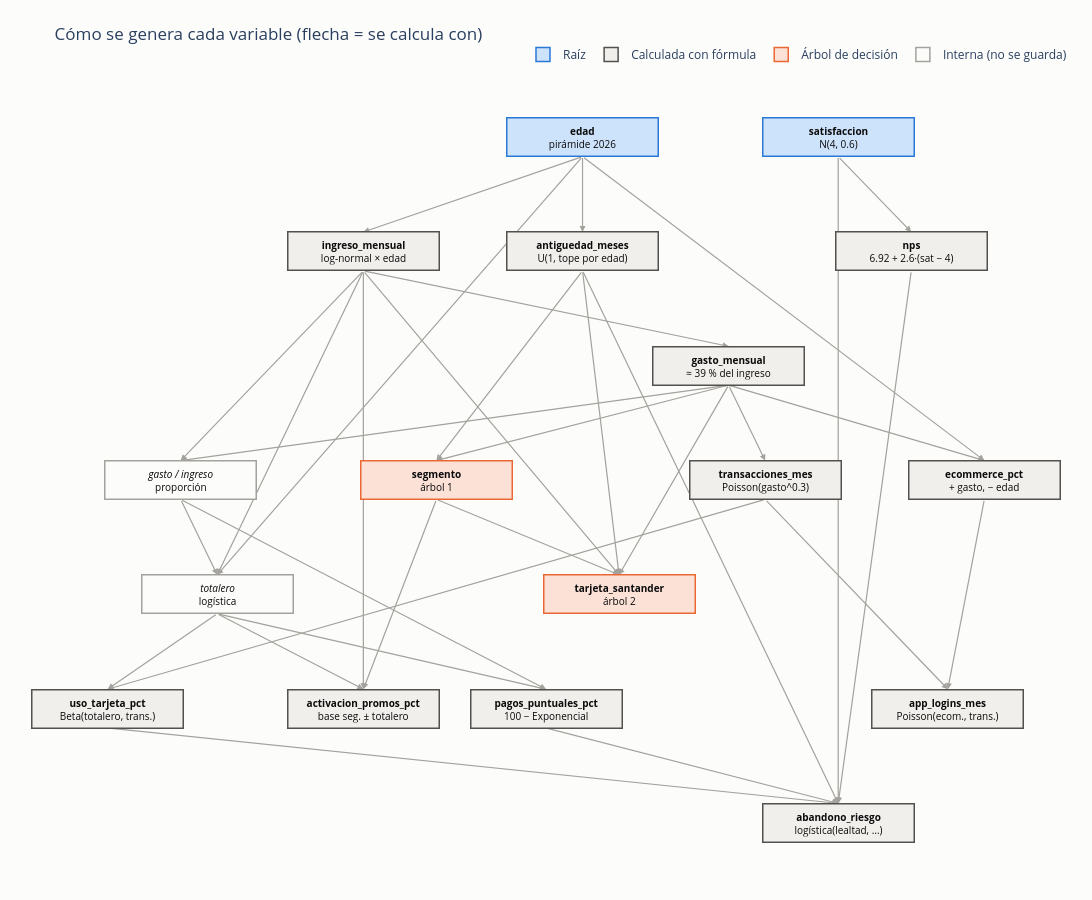

Notebook code cell kept with this figure:
### Markdown cell above
## Diagrama de generación

Cada caja es una variable y cada flecha significa **"se calcula con"**. Las filas siguen el orden de generación: arriba las raíces, abajo lo que depende de más cosas. Pasa el cursor sobre una caja para ver su fórmula. `customer_id` no depende de nada (C###### en orden) y no aparece.

- **Azul:** raíces (se muestrean solas).
- **Gris:** columnas del CSV calculadas con fórmula.
- **Naranja:** salen del árbol de decisión.
- **Blanco, en cursiva:** variables internas que no se guardan.

### Code cell
TIPOS = {  # tipo: (fondo, borde, etiqueta de la leyenda)
    "raiz": ("#cde2fb", "#2a78d6", "Raíz"),
    "formula": ("#f0efec", "#52514e", "Calculada con fórmula"),
    "arbol": ("#fbe1d6", "#eb6834", "Árbol de decisión"),
    "interna": ("#fcfcfb", "#a3a29c", "Interna (no se guarda)"),
}
# nombre: (x, fila, tipo, descripción corta, fórmula para el hover). Posiciones elegidas para que ninguna flecha cruce una caja.
DIAGRAMA = {
    "edad": (3.25, 0, "raiz", "pirámide 2026", "Grupo por pirámide México 2026 (18–75); edad uniforme dentro del grupo"),
    "satisfaccion": (5.0, 0, "raiz", "N(4, 0.6)", "clip(N(4, 0.6), 1, 5), un decimal"),
    "antiguedad_meses": (3.25, 1, "formula", "U(1, tope por edad)", "uniforme(1, min(180, (edad − 18)·12 + 1))"),
    "ingreso_mensual": (1.75, 1, "formula", "log-normal × edad", "29,100 · multiplicador(edad) · exp(N(0, 0.47))"),
    "nps": (5.5, 1, "formula", "6.92 + 2.6·(sat − 4)", "clamp(0, round(6.92 + 2.6·(satisfacción − 4) + N(0, 1.4)), 10)"),
    "gasto_mensual": (4.25, 2, "formula", "≈ 39 % del ingreso", "min(0.39 · ingreso · exp(N(0, 0.25) − 0.25²/2), 1.1 · ingreso)"),
    "gasto / ingreso": (0.5, 3, "interna", "proporción", "gasto_mensual / ingreso_mensual"),
    "segmento": (2.25, 3, "arbol", "árbol 1", "Premier: gasto ≥ 22k y antig ≥ 24 m · Select: gasto ≥ 15.5k y antig ≥ 12 m · Mass: resto"),
    "transacciones_mes": (4.5, 3, "formula", "Poisson(gasto^0.3)", "máx(1, Poisson(18 · (gasto / 11,100)^0.3))"),
    "ecommerce_pct": (6.0, 3, "formula", "+ gasto, − edad", "clamp(0, 50 + 12·z(ln gasto) − 0.55·(edad − 41) + N(0, 20), 100)"),
    "totalero": (0.75, 4, "interna", "logística", "P = logística(0.80 − 4·(gasto/ingreso − 0.39) + 0.6·ln(ingreso/27,140) + 0.012·(edad − 40))"),
    "tarjeta_santander": (3.5, 4, "arbol", "árbol 2", "Según segmento, ingreso, gasto y antigüedad (ver árbol 2 abajo)"),
    "pagos_puntuales_pct": (3.0, 5, "formula", "100 − Exponencial", "Totalero: 100 − Exp(1.5) · No-totalero: 100 − Exp(11) − 12·máx(0, gasto/ingreso − 0.39) · recorte [70, 100]"),
    "uso_tarjeta_pct": (0.0, 5, "formula", "Beta(totalero, trans.)", "Beta(media = (0.24 totalero | 0.60 no) · (transacciones/18)^0.3, concentración 6) · 100"),
    "activacion_promos_pct": (1.75, 5, "formula", "base seg. ± totalero", "clamp(0, base(seg) − 5·máx(0, ln(ingreso/media seg)) + (5 | −10 si totalero) + N(0, 18), 100)"),
    "app_logins_mes": (5.75, 5, "formula", "Poisson(ecom., trans.)", "máx(1, Poisson(2.5 + 0.06·ecommerce + 0.24·transacciones))"),
    "abandono_riesgo": (5.0, 6, "formula", "logística(lealtad, …)", "logística(1.12 − 0.045·lealtad + 1.3·[uso < 10] + 0.06·(100 − pagos) + N(0, 0.6)); lealtad = 40·min(antig, 36)/36 + 30·nps/10 + 30·sat/5"),
}
FLECHAS = [  # (de, a): "a" se calcula con "de"
    ("edad", "antiguedad_meses"), ("edad", "ingreso_mensual"), ("edad", "totalero"), ("edad", "ecommerce_pct"),
    ("satisfaccion", "nps"), ("satisfaccion", "abandono_riesgo"),
    ("antiguedad_meses", "segmento"), ("antiguedad_meses", "tarjeta_santander"), ("antiguedad_meses", "abandono_riesgo"),
    ("ingreso_mensual", "gasto_mensual"), ("ingreso_mensual", "gasto / ingreso"), ("ingreso_mensual", "totalero"),
    ("ingreso_mensual", "tarjeta_santander"), ("ingreso_mensual", "activacion_promos_pct"),
    ("gasto_mensual", "gasto / ingreso"), ("gasto_mensual", "segmento"), ("gasto_mensual", "tarjeta_santander"),
    ("gasto_mensual", "transacciones_mes"), ("gasto_mensual", "ecommerce_pct"),
    ("gasto / ingreso", "totalero"), ("gasto / ingreso", "pagos_puntuales_pct"),
    ("nps", "abandono_riesgo"),
    ("segmento", "tarjeta_santander"), ("segmento", "activacion_promos_pct"),
    ("totalero", "pagos_puntuales_pct"), ("totalero", "uso_tarjeta_pct"), ("totalero", "activacion_promos_pct"),
    ("transacciones_mes", "app_logins_mes"), ("transacciones_mes", "uso_tarjeta_pct"),
    ("ecommerce_pct", "app_logins_mes"),
    ("pagos_puntuales_pct", "abandono_riesgo"), ("uso_tarjeta_pct", "abandono_riesgo"),
]
# Chequeo: el diagrama cubre todas las columnas del CSV (menos customer_id) y cada flecha une nodos existentes
assert set(DIAGRAMA) - {"gasto / ingreso", "totalero"} == set(COLUMNAS) - {"customer_id"}
assert all(a in DIAGRAMA and b in DIAGRAMA for a, b in FLECHAS)

MEDIO_ALTO = 0.17   # media altura de una caja, en unidades de fila
fig = go.Figure()
for a, b in FLECHAS:
    (xa, fa, *_), (xb, fb, *_) = DIAGRAMA[a], DIAGRAMA[b]
    fig.add_annotation(x=xb, y=-fb + MEDIO_ALTO, ax=xa, ay=-fa - MEDIO_ALTO, xref="x", yref="y", axref="x", ayref="y",
                       text="", showarrow=True, arrowhead=2, arrowsize=1, arrowwidth=1.2, arrowcolor="#a3a29c")
for nombre, (x, fila, tipo, corto, formula) in DIAGRAMA.items():
    fondo, borde, _ = TIPOS[tipo]
    titulo = f"<i>{nombre}</i>" if tipo == "interna" else f"<b>{nombre}</b>"
    fig.add_annotation(x=x, y=-fila, text=f"{titulo}<br>{corto}", showarrow=False, width=140, align="center",
                       borderpad=5, font=dict(size=10, color="#0b0b0b"), bgcolor=fondo, bordercolor=borde, borderwidth=1.5,
                       hovertext=f"{nombre}: {formula}", hoverlabel=dict(bgcolor="white"))
for tipo, (fondo, borde, etiqueta) in TIPOS.items():   # leyenda
    fig.add_scatter(x=[None], y=[None], mode="markers", name=etiqueta,
                    marker=dict(symbol="square", size=14, color=fondo, line=dict(color=borde, width=1.5)))
fig.update_xaxes(visible=False, range=[-0.6, 6.6])
fig.update_yaxes(visible=False, range=[-6.5, 0.5])
fig.update_layout(title="Cómo se genera cada variable (flecha = se calcula con)", width=1300, height=900,
                  plot_bgcolor="#fcfcfb", paper_bgcolor="#fcfcfb", margin=dict(l=20, r=20, t=80, b=20),
                  legend=dict(orientation="h", y=1.05, x=1, xanchor="right"))
fig.show()

### Figure 1 — Plotly figure (JSON) as saved in the notebook; plotly's stock layout.template omitted (floating-point values rounded to 4 significant figures)
{"data": [{"marker": {"color": "#cde2fb", "line": {"color": "#2a78d6", "width": 1.5}, "size": 14, "symbol": "square"}, "mode": "markers", "name": "Raíz", "type": "scatter", "x": [null], "y": [null]}, {"marker": {"color": "#f0efec", "line": {"color": "#52514e", "width": 1.5}, "size": 14, "symbol": "square"}, "mode": "markers", "name": "Calculada con fórmula", "type": "scatter", "x": [null], "y": [null]}, {"marker": {"color": "#fbe1d6", "line": {"color": "#eb6834", "width": 1.5}, "size": 14, "symbol": "square"}, "mode": "markers", "name": "Árbol de decisión", "type": "scatter", "x": [null], "y": [null]}, {"marker": {"color": "#fcfcfb", "line": {"color": "#a3a29c", "width": 1.5}, "size": 14, "symbol": "square"}, "mode": "markers", "name": "Interna (no se guarda)", "type": "scatter", "x": [null], "y": [null]}], "layout": {"annotations": [{"arrowcolor": "#a3a29c", "arrowhead": 2, "arrowsize": 1, "arrowwidth": 1.2, "ax": 3.25, "axref": "x", "ay": -0.17, "ayref": "y", "showarrow": true, "text": "", "x": 3.25, "xref": "x", "y": -0.83, "yref": "y"}, {"arrowcolor": "#a3a29c", "arrowhead": 2, "arrowsize": 1, "arrowwidth": 1.2, "ax": 3.25, "axref": "x", "ay": -0.17, "ayref": "y", "showarrow": true, "text": "", "x": 1.75, "xref": "x", "y": -0.83, "yref": "y"}, {"arrowcolor": "#a3a29c", "arrowhead": 2, "arrowsize": 1, "arrowwidth": 1.2, "ax": 3.25, "axref": "x", "ay": -0.17, "ayref": "y", "showarrow": true, "text": "", "x": 0.75, "xref": "x", "y": -3.83, "yref": "y"}, {"arrowcolor": "#a3a29c", "arrowhead": 2, "arrowsize": 1, "arrowwidth": 1.2, "ax": 3.25, "axref": "x", "ay": -0.17, "ayref": "y", "showarrow": true, "text": "", "x": 6.0, "xref": "x", "y": -2.83, "yref": "y"}, {"arrowcolor": "#a3a29c", "arrowhead": 2, "arrowsize": 1, "arrowwidth": 1.2, "ax": 5.0, "axref": "x", "ay": -0.17, "ayref": "y", "showarrow": true, "text": "", "x": 5.5, "xref": "x", "y": -0.83, "yref": "y"}, {"arrowcolor": "#a3a29c", "arrowhead": 2, "arrowsize": 1, "arrowwidth": 1.2, "ax": 5.0, "axref": "x", "ay": -0.17, "ayref": "y", "showarrow": true, "text": "", "x": 5.0, "xref": "x", "y": -5.83, "yref": "y"}, {"arrowcolor": "#a3a29c", "arrowhead": 2, "arrowsize": 1, "arrowwidth": 1.2, "ax": 3.25, "axref": "x", "ay": -1.17, "ayref": "y", "showarrow": true, "text": "", "x": 2.25, "xref": "x", "y": -2.83, "yref": "y"}, {"arrowcolor": "#a3a29c", "arrowhead": 2, "arrowsize": 1, "arrowwidth": 1.2, "ax": 3.25, "axref": "x", "ay": -1.17, "ayref": "y", "showarrow": true, "text": "", "x": 3.5, "xref": "x", "y": -3.83, "yref": "y"}, {"arrowcolor": "#a3a29c", "arrowhead": 2, "arrowsize": 1, "arrowwidth": 1.2, "ax": 3.25, "axref": "x", "ay": -1.17, "ayref": "y", "showarrow": true, "text": "", "x": 5.0, "xref": "x", "y": -5.83, "yref": "y"}, {"arrowcolor": "#a3a29c", "arrowhead": 2, "arrowsize": 1, "arrowwidth": 1.2, "ax": 1.75, "axref": "x", "ay": -1.17, "ayref": "y", "showarrow": true, "text": "", "x": 4.25, "xref": "x", "y": -1.83, "yref": "y"}, {"arrowcolor": "#a3a29c", "arrowhead": 2, "arrowsize": 1, "arrowwidth": 1.2, "ax": 1.75, "axref": "x", "ay": -1.17, "ayref": "y", "showarrow": true, "text": "", "x": 0.5, "xref": "x", "y": -2.83, "yref": "y"}, {"arrowcolor": "#a3a29c", "arrowhead": 2, "arrowsize": 1, "arrowwidth": 1.2, "ax": 1.75, "axref": "x", "ay": -1.17, "ayref": "y", "showarrow": true, "text": "", "x": 0.75, "xref": "x", "y": -3.83, "yref": "y"}, {"arrowcolor": "#a3a29c", "arrowhead": 2, "arrowsize": 1, "arrowwidth": 1.2, "ax": 1.75, "axref": "x", "ay": -1.17, "ayref": "y", "showarrow": true, "text": "", "x": 3.5, "xref": "x", "y": -3.83, "yref": "y"}, {"arrowcolor": "#a3a29c", "arrowhead": 2, "arrowsize": 1, "arrowwidth": 1.2, "ax": 1.75, "axref": "x", "ay": -1.17, "ayref": "y", "showarrow": true, "text": "", "x": 1.75, "xref": "x", "y": -4.83, "yref": "y"}, {"arrowcolor": "#a3a29c", "arrowhead": 2, "arrowsize": 1, "arrowwidth": 1.2, "ax": 4.25, "axref": "x", "ay": -2.17, "ayref": "y", "showarrow": true, "text": "", "x": 0.5, "xref": "x", "y": -2.83, "yref": "y"}, {"arrowcolor": "#a3a29c", "arrowhead": 2, "arrowsize": 1, "arrowwidth": 1.2, "ax": 4.25, "axref": "x", "ay": -2.17, "ayref": "y", "showarrow": true, "text": "", "x": 2.25, "xref": "x", "y": -2.83, "yref": "y"}, {"arrowcolor": "#a3a29c", "arrowhead": 2, "arrowsize": 1, "arrowwidth": 1.2, "ax": 4.25, "axref": "x", "ay": -2.17, "ayref": "y", "showarrow": true, "text": "", "x": 3.5, "xref": "x", "y": -3.83, "yref": "y"}, {"arrowcolor": "#a3a29c", "arrowhead": 2, "arrowsize": 1, "arrowwidth": 1.2, "ax": 4.25, "axref": "x", "ay": -2.17, "ayref": "y", "showarrow": true, "text": "", "x": 4.5, "xref": "x", "y": -2.83, "yref": "y"}, {"arrowcolor": "#a3a29c", "arrowhead": 2, "arrowsize": 1, "arrowwidth": 1.2, "ax": 4.25, "axref": "x", "ay": -2.17, "ayref": "y", "showarrow": true, "text": "", "x": 6.0, "xref": "x", "y": -2.83, "yref": "y"}, {"arrowcolor": "#a3a29c", "arrowhead": 2, "arrowsize": 1, "arrowwidth": 1.2, "ax": 0.5, "axref": "x", "ay": -3.17, "ayref": "y", "showarrow": true, "text": "", "x": 0.75, "xref": "x", "y": -3.83, "yref": "y"}, {"arrowcolor": "#a3a29c", "arrowhead": 2, "arrowsize": 1, "arrowwidth": 1.2, "ax": 0.5, "axref": "x", "ay": -3.17, "ayref": "y", "showarrow": true, "text": "", "x": 3.0, "xref": "x", "y": -4.83, "yref": "y"}, {"arrowcolor": "#a3a29c", "arrowhead": 2, "arrowsize": 1, "arrowwidth": 1.2, "ax": 5.5, "axref": "x", "ay": -1.17, "ayref": "y", "showarrow": true, "text": "", "x": 5.0, "xref": "x", "y": -5.83, "yref": "y"}, {"arrowcolor": "#a3a29c", "arrowhead": 2, "arrowsize": 1, "arrowwidth": 1.2, "ax": 2.25, "axref": "x", "ay": -3.17, "ayref": "y", "showarrow": true, "text": "", "x": 3.5, "xref": "x", "y": -3.83, "yref": "y"}, {"arrowcolor": "#a3a29c", "arrowhead": 2, "arrowsize": 1, "arrowwidth": 1.2, "ax": 2.25, "axref": "x", "ay": -3.17, "ayref": "y", "showarrow": true, "text": "", "x": 1.75, "xref": "x", "y": -4.83, "yref": "y"}, {"arrowcolor": "#a3a29c", "arrowhead": 2, "arrowsize": 1, "arrowwidth": 1.2, "ax": 0.75, "axref": "x", "ay": -4.17, "ayref": "y", "showarrow": true, "text": "", "x": 3.0, "xref": "x", "y": -4.83, "yref": "y"}, {"arrowcolor": "#a3a29c", "arrowhead": 2, "arrowsize": 1, "arrowwidth": 1.2, "ax": 0.75, "axref": "x", "ay": -4.17, "ayref": "y", "showarrow": true, "text": "", "x": 0.0, "xref": "x", "y": -4.83, "yref": "y"}, {"arrowcolor": "#a3a29c", "arrowhead": 2, "arrowsize": 1, "arrowwidth": 1.2, "ax": 0.75, "axref": "x", "ay": -4.17, "ayref": "y", "showarrow": true, "text": "", "x": 1.75, "xref": "x", "y": -4.83, "yref": "y"}, {"arrowcolor": "#a3a29c", "arrowhead": 2, "arrowsize": 1, "arrowwidth": 1.2, "ax": 4.5, "axref": "x", "ay": -3.17, "ayref": "y", "showarrow": true, "text": "", "x": 5.75, "xref": "x", "y": -4.83, "yref": "y"}, {"arrowcolor": "#a3a29c", "arrowhead": 2, "arrowsize": 1, "arrowwidth": 1.2, "ax": 4.5, "axref": "x", "ay": -3.17, "ayref": "y", "showarrow": true, "text": "", "x": 0.0, "xref": "x", "y": -4.83, "yref": "y"}, {"arrowcolor": "#a3a29c", "arrowhead": 2, "arrowsize": 1, "arrowwidth": 1.2, "ax": 6.0, "axref": "x", "ay": -3.17, "ayref": "y", "showarrow": true, "text": "", "x": 5.75, "xref": "x", "y": -4.83, "yref": "y"}, {"arrowcolor": "#a3a29c", "arrowhead": 2, "arrowsize": 1, "arrowwidth": 1.2, "ax": 3.0, "axref": "x", "ay": -5.17, "ayref": "y", "showarrow": true, "text": "", "x": 5.0, "xref": "x", "y": -5.83, "yref": "y"}, {"arrowcolor": "#a3a29c", "arrowhead": 2, "arrowsize": 1, "arrowwidth": 1.2, "ax": 0.0, "axref": "x", "ay": -5.17, "ayref": "y", "showarrow": true, "text": "", "x": 5.0, "xref": "x", "y": -5.83, "yref": "y"}, {"align": "center", "bgcolor": "#cde2fb", "bordercolor": "#2a78d6", "borderpad": 5, "borderwidth": 1.5, "font": {"color": "#0b0b0b", "size": 10}, "hoverlabel": {"bgcolor": "white"}, "hovertext": "edad: Grupo por pirámide México 2026 (18–75); edad uniforme dentro del grupo", "showarrow": false, "text": "<b>edad</b><br>pirámide 2026", "width": 140, "x": 3.25, "y": 0}, {"align": "center", "bgcolor": "#cde2fb", "bordercolor": "#2a78d6", "borderpad": 5, "borderwidth": 1.5, "font": {"color": "#0b0b0b", "size": 10}, "hoverlabel": {"bgcolor": "white"}, "hovertext": "satisfaccion: clip(N(4, 0.6), 1, 5), un decimal", "showarrow": false, "text": "<b>satisfaccion</b><br>N(4, 0.6)", "width": 140, "x": 5.0, "y": 0}, {"align": "center", "bgcolor": "#f0efec", "bordercolor": "#52514e", "borderpad": 5, "borderwidth": 1.5, "font": {"color": "#0b0b0b", "size": 10}, "hoverlabel": {"bgcolor": "white"}, "hovertext": "antiguedad_meses: uniforme(1, min(180, (edad − 18)·12 + 1))", "showarrow": false, "text": "<b>antiguedad_meses</b><br>U(1, tope por edad)", "width": 140, "x": 3.25, "y": -1}, {"align": "center", "bgcolor": "#f0efec", "bordercolor": "#52514e", "borderpad": 5, "borderwidth": 1.5, "font": {"color": "#0b0b0b", "size": 10}, "hoverlabel": {"bgcolor": "white"}, "hovertext": "ingreso_mensual: 29,100 · multiplicador(edad) · exp(N(0, 0.47))", "showarrow": false, "text": "<b>ingreso_mensual</b><br>log-normal × edad", "width": 140, "x": 1.75, "y": -1}, {"align": "center", "bgcolor": "#f0efec", "bordercolor": "#52514e", "borderpad": 5, "borderwidth": 1.5, "font": {"color": "#0b0b0b", "size": 10}, "hoverlabel": {"bgcolor": "white"}, "hovertext": "nps: clamp(0, round(6.92 + 2.6·(satisfacción − 4) + N(0, 1.4)), 10)", "showarrow": false, "text": "<b>nps</b><br>6.92 + 2.6·(sat − 4)", "width": 140, "x": 5.5, "y": -1}, {"align": "center", "bgcolor": "#f0efec", "bordercolor": "#52514e", "borderpad": 5, "borderwidth": 1.5, "font": {"color": "#0b0b0b", "size": 10}, "hoverlabel": {"bgcolor": "white"}, "hovertext": "gasto_mensual: min(0.39 · ingreso · exp(N(0, 0.25) − 0.25²/2), 1.1 · ingreso)", "showarrow": false, "text": "<b>gasto_mensual</b><br>≈ 39 % del ingreso", "width": 140, "x": 4.25, "y": -2}, {"align": "center", "bgcolor": "#fcfcfb", "bordercolor": "#a3a29c", "borderpad": 5, "borderwidth": 1.5, "font": {"color": "#0b0b0b", "size": 10}, "hoverlabel": {"bgcolor": "white"}, "hovertext": "gasto / ingreso: gasto_mensual / ingreso_mensual", "showarrow": false, "text": "<i>gasto / ingreso</i><br>proporción", "width": 140, "x": 0.5, "y": -3}, {"align": "center", "bgcolor": "#fbe1d6", "bordercolor": "#eb6834", "borderpad": 5, "borderwidth": 1.5, "font": {"color": "#0b0b0b", "size": 10}, "hoverlabel": {"bgcolor": "white"}, "hovertext": "segmento: Premier: gasto ≥ 22k y antig ≥ 24 m · Select: gasto ≥ 15.5k y antig ≥ 12 m · Mass: resto", "showarrow": false, "text": "<b>segmento</b><br>árbol 1", "width": 140, "x": 2.25, "y": -3}, {"align": "center", "bgcolor": "#f0efec", "bordercolor": "#52514e", "borderpad": 5, "borderwidth": 1.5, "font": {"color": "#0b0b0b", "size": 10}, "hoverlabel": {"bgcolor": "white"}, "hovertext": "transacciones_mes: máx(1, Poisson(18 · (gasto / 11,100)^0.3))", "showarrow": false, "text": "<b>transacciones_mes</b><br>Poisson(gasto^0.3)", "width": 140, "x": 4.5, "y": -3}, {"align": "center", "bgcolor": "#f0efec", "bordercolor": "#52514e", "borderpad": 5, "borderwidth": 1.5, "font": {"color": "#0b0b0b", "size": 10}, "hoverlabel": {"bgcolor": "white"}, "hovertext": "ecommerce_pct: clamp(0, 50 + 12·z(ln gasto) − 0.55·(edad − 41) + N(0, 20), 100)", "showarrow": false, "text": "<b>ecommerce_pct</b><br>+ gasto, − edad", "width": 140, "x": 6.0, "y": -3}, {"align": "center", "bgcolor": "#fcfcfb", "bordercolor": "#a3a29c", "borderpad": 5, "borderwidth": 1.5, "font": {"color": "#0b0b0b", "size": 10}, "hoverlabel": {"bgcolor": "white"}, "hovertext": "totalero: P = logística(0.80 − 4·(gasto/ingreso − 0.39) + 0.6·ln(ingreso/27,140) + 0.012·(edad − 40))", "showarrow": false, "text": "<i>totalero</i><br>logística", "width": 140, "x": 0.75, "y": -4}, {"align": "center", "bgcolor": "#fbe1d6", "bordercolor": "#eb6834", "borderpad": 5, "borderwidth": 1.5, "font": {"color": "#0b0b0b", "size": 10}, "hoverlabel": {"bgcolor": "white"}, "hovertext": "tarjeta_santander: Según segmento, ingreso, gasto y antigüedad (ver árbol 2 abajo)", "showarrow": false, "text": "<b>tarjeta_santander</b><br>árbol 2", "width": 140, "x": 3.5, "y": -4}, {"align": "center", "bgcolor": "#f0efec", "bordercolor": "#52514e", "borderpad": 5, "borderwidth": 1.5, "font": {"color": "#0b0b0b", "size": 10}, "hoverlabel": {"bgcolor": "white"}, "hovertext": "pagos_puntuales_pct: Totalero: 100 − Exp(1.5) · No-totalero: 100 − Exp(11) − 12·máx(0, gasto/ingreso − 0.39) · recorte [70, 100]", "showarrow": false, "text": "<b>pagos_puntuales_pct</b><br>100 − Exponencial", "width": 140, "x": 3.0, "y": -5}, {"align": "center", "bgcolor": "#f0efec", "bordercolor": "#52514e", "borderpad": 5, "borderwidth": 1.5, "font": {"color": "#0b0b0b", "size": 10}, "hoverlabel": {"bgcolor": "white"}, "hovertext": "uso_tarjeta_pct: Beta(media = (0.24 totalero | 0.60 no) · (transacciones/18)^0.3, concentración 6) · 100", "showarrow": false, "text": "<b>uso_tarjeta_pct</b><br>Beta(totalero, trans.)", "width": 140, "x": 0.0, "y": -5}, {"align": "center", "bgcolor": "#f0efec", "bordercolor": "#52514e", "borderpad": 5, "borderwidth": 1.5, "font": {"color": "#0b0b0b", "size": 10}, "hoverlabel": {"bgcolor": "white"}, "hovertext": "activacion_promos_pct: clamp(0, base(seg) − 5·máx(0, ln(ingreso/media seg)) + (5 | −10 si totalero) + N(0, 18), 100)", "showarrow": false, "text": "<b>activacion_promos_pct</b><br>base seg. ± totalero", "width": 140, "x": 1.75, "y": -5}, {"align": "center", "bgcolor": "#f0efec", "bordercolor": "#52514e", "borderpad": 5, "borderwidth": 1.5, "font": {"color": "#0b0b0b", "size": 10}, "hoverlabel": {"bgcolor": "white"}, "hovertext": "app_logins_mes: máx(1, Poisson(2.5 + 0.06·ecommerce + 0.24·transacciones))", "showarrow": false, "text": "<b>app_logins_mes</b><br>Poisson(ecom., trans.)", "width": 140, "x": 5.75, "y": -5}, {"align": "center", "bgcolor": "#f0efec", "bordercolor": "#52514e", "borderpad": 5, "borderwidth": 1.5, "font": {"color": "#0b0b0b", "size": 10}, "hoverlabel": {"bgcolor": "white"}, "hovertext": "abandono_riesgo: logística(1.12 − 0.045·lealtad + 1.3·[uso < 10] + 0.06·(100 − pagos) + N(0, 0.6)); lealtad = 40·min(antig, 36)/36 + 30·nps/10 + 30·sat/5", "showarrow": false, "text": "<b>abandono_riesgo</b><br>logística(lealtad, …)", "width": 140, "x": 5.0, "y": -6}], "height": 900, "legend": {"orientation": "h", "x": 1, "xanchor": "right", "y": 1.05}, "margin": {"b": 20, "l": 20, "r": 20, "t": 80}, "paper_bgcolor": "#fcfcfb", "plot_bgcolor": "#fcfcfb", "title": {"text": "Cómo se genera cada variable (flecha = se calcula con)"}, "width": 1300, "xaxis": {"range": [-0.6, 6.6], "visible": false}, "yaxis": {"range": [-6.5, 0.5], "visible": false}}}
